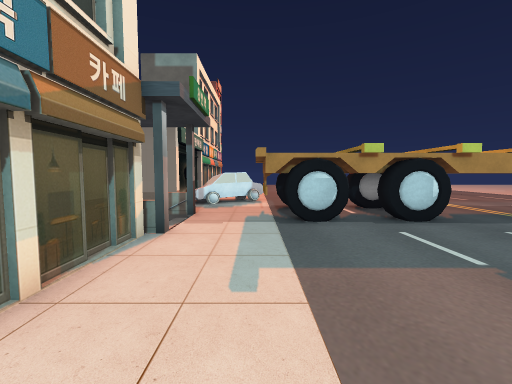
view 1 (above)

20 first-person views from a walk through a Unity game level. The camera is 1.3 m above the floor, tilts 4° down and sees 90° across. The floor is counted in squares, 1 m on a side. Each view is taken from the middle of a square. On the plan, view 1 faces up. The plan holds only what a view shows up to about 13 squares ahead; the rest is blank. The place goes on beyond the plan. Some surface patterns are stand-ins.

view 2
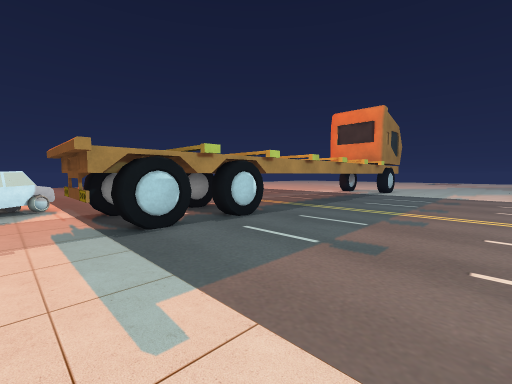

view 3
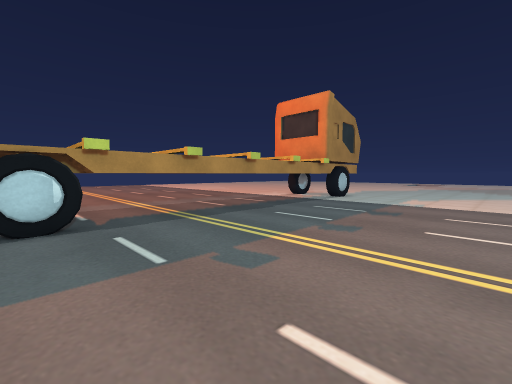

view 4
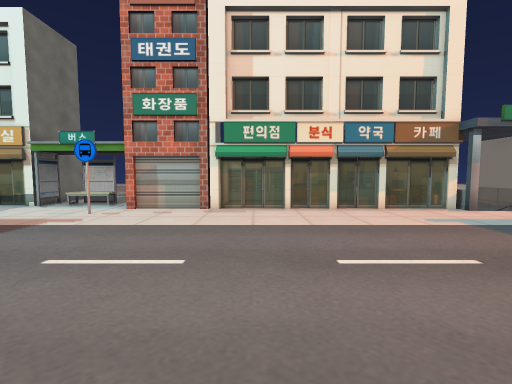

view 5
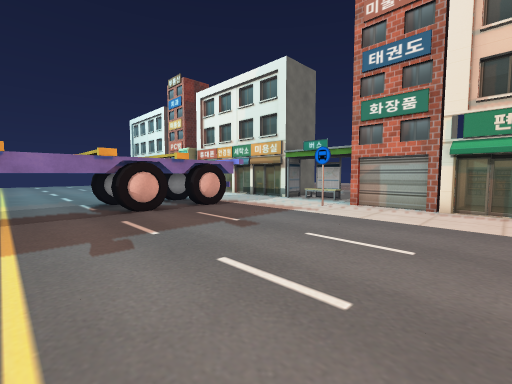

view 6
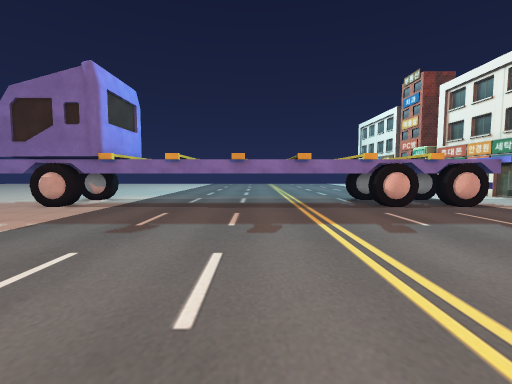

view 7
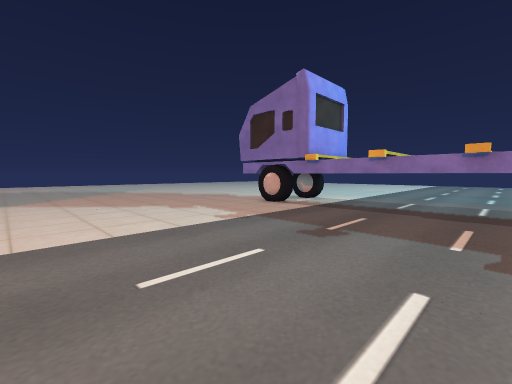

view 8
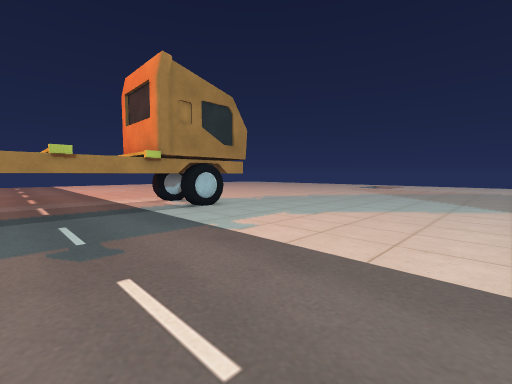

view 9
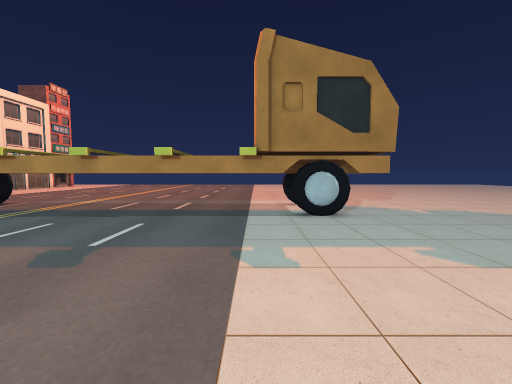

view 10
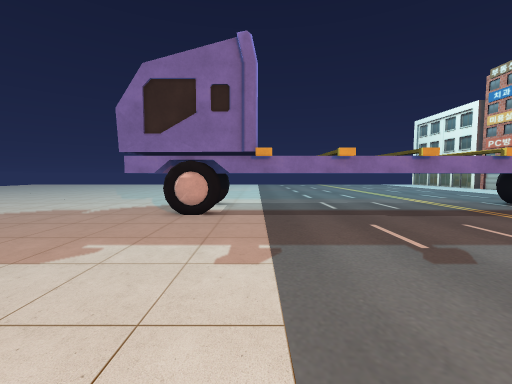

view 11
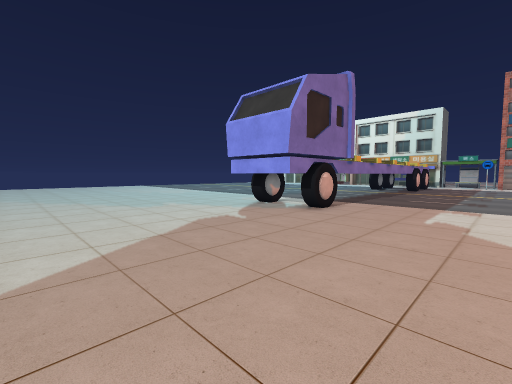

view 12
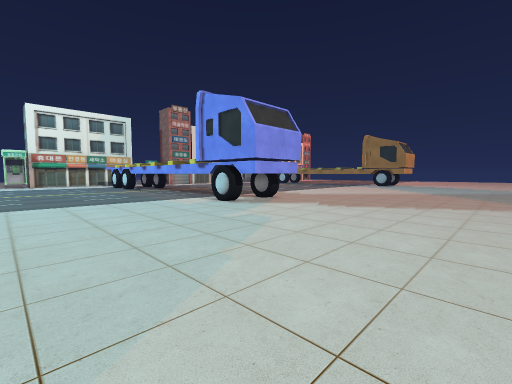

view 13
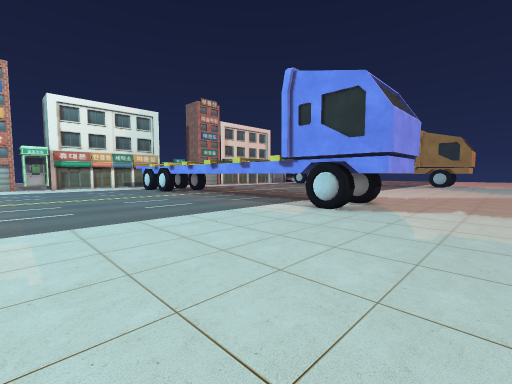

view 14
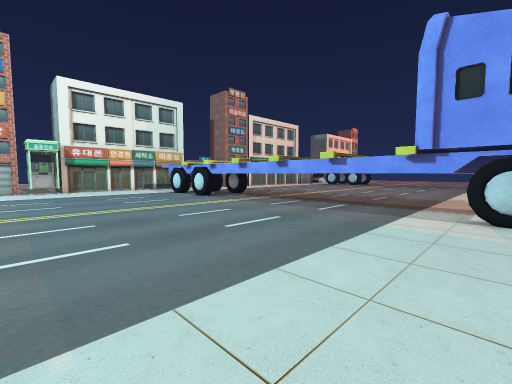

view 15
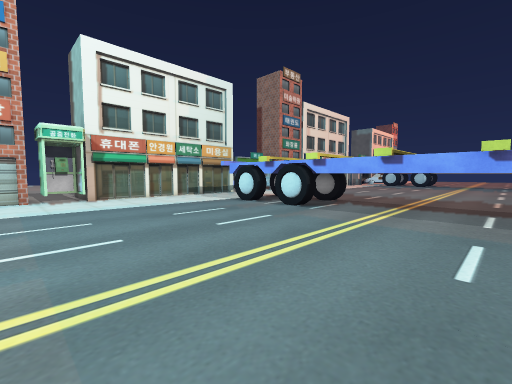

view 16
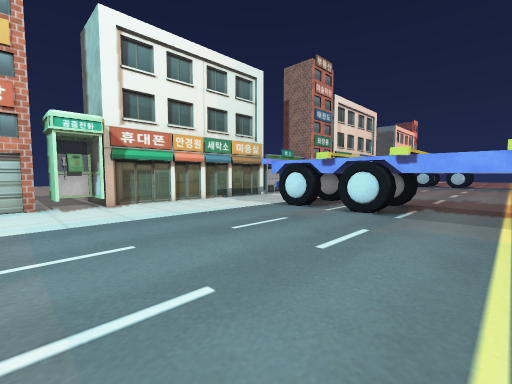

view 17
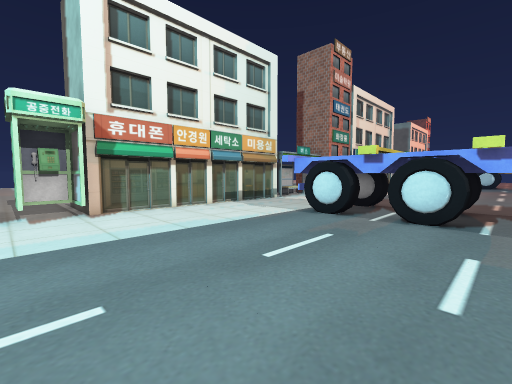

view 18
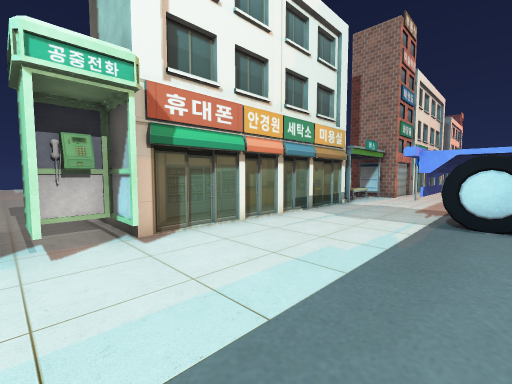

view 19
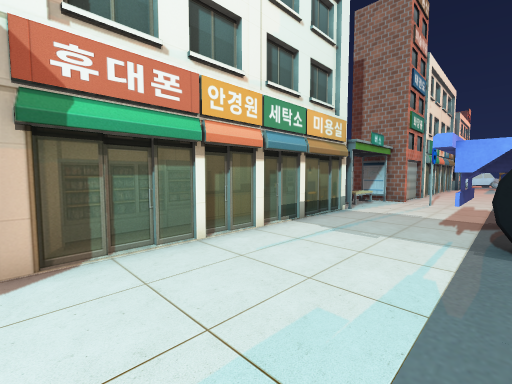

view 20
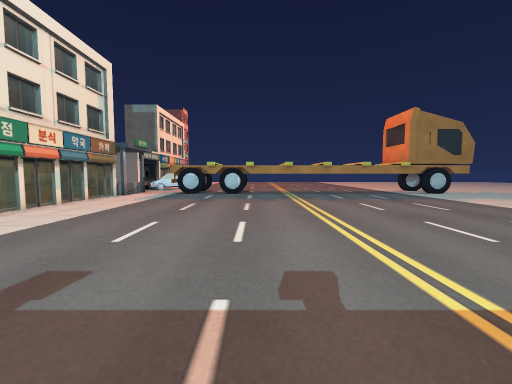

### Floor plan
Key: @ floor where view 1 was taken; # wall or solid block; x gap in a wall; . floor; = window, fence, low wall or low ledge; ^ raised ledge; T thing the floor can be seen under or through; O other object.
Columns run from 13 left of view 1 to 28 right of it. Each row starts with its distance up from view 1.
 13             O       .........
 12           #OOO.  ..............   ........
 11           #O...  ..............   ........
 10           #..#^^ ^^^^^^^^^^^^ ##  .......
  9        ####..^                ##  ......
  8         ##=..^^ ^^^           ##T .....
  7            ..#^^^^^^^^^^^^^^^###TT....
  6           ##.........................
  5            #.........................
  4            #..........................
  3            #...........................
  2           ##............................
  1           ##.............................
  0            #.@............................
 -1            #..............................
 -2            #..............................
 -3            #.............................
 -4           # ............................
 -5           #...............................
 -6           #...............................
 -7          ##...............................
 -8          x..#.............................
 -9          #................................
-10          x................................
-11        ###....^^^^^^^^^^^^^^^TTTTT........
-12          #...^^^ ^^           TT##........
-13          ##..^^^^^^           T###........
-14           #..#^^^^^^^^^^^^^^^TT###........
-15           #...............................
-16           #...............................
-17           #...............................
-18           #...............................
-19           #...............................
-20      ..  ##...............................
-21      ....T...............................
-22 .......  TT...............................
-23          #......................... .  ..

Where each view was taken, in squares from view 1:
view 1: 0 up, 0 right, facing up
view 2: 1 up, 1 left, facing up-right
view 3: 0 up, 4 right, facing up-right
view 4: 2 down, 7 right, facing left
view 5: 2 down, 8 right, facing down-left
view 6: 1 down, 10 right, facing down
view 7: 2 down, 10 right, facing down-right
view 8: 2 down, 12 right, facing up-right
view 9: 1 down, 16 right, facing up
view 10: 3 down, 16 right, facing down
view 11: 6 down, 27 right, facing down-left
view 12: 22 down, 28 right, facing up-left
view 13: 23 down, 23 right, facing up-left
view 14: 23 down, 18 right, facing up-left
view 15: 23 down, 11 right, facing up-left
view 16: 23 down, 8 right, facing up-left
view 17: 22 down, 6 right, facing up-left
view 18: 22 down, 2 right, facing up-left
view 19: 20 down, 1 right, facing up-left
view 20: 10 down, 6 right, facing up
